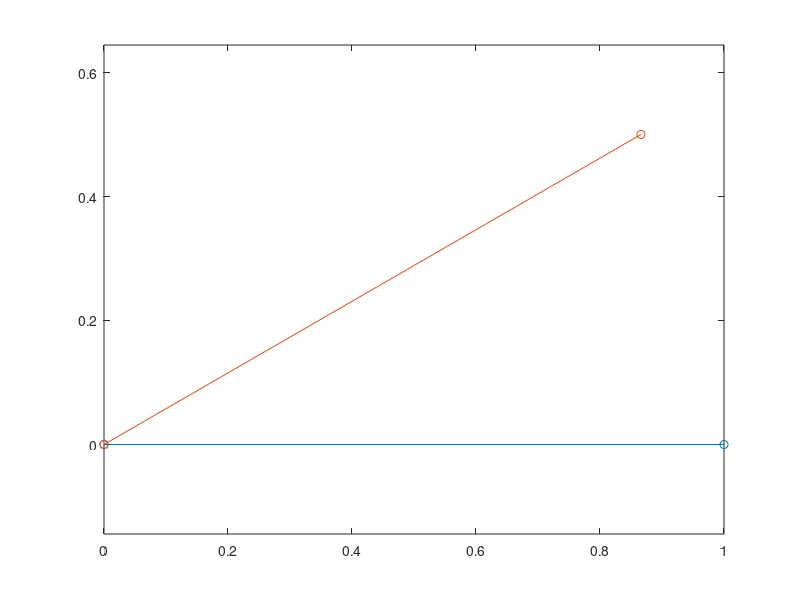
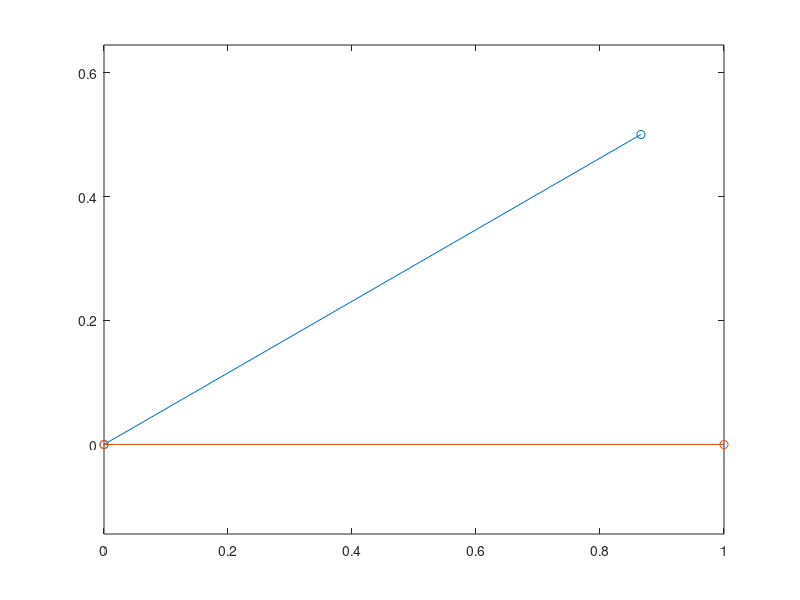

Here is the MATLAB script that generated these plots, in order:
pkg load quaternion
rhdg = 30; # runway heading

origin = [0 0 0]';
pos = [1 0 0]';
# rotation about earth Z from East to runway heading
rE2runway = rotv([0 0 1], deg2rad(-rhdg));
pos2 = rE2runway * pos;

data = [origin  pos]'
data2 = [origin  pos2]'

figure(3)
plot(data(:,1), data(:,2),'-o',data2(:,1), data2(:,2),'-o');
axis equal

pos3 = rE2runway' * pos2;
data3 = [origin  pos3]'

figure(4)
plot(data2(:,1), data2(:,2),'-o',data3(:,1), data3(:,2),'-o');
axis equal
